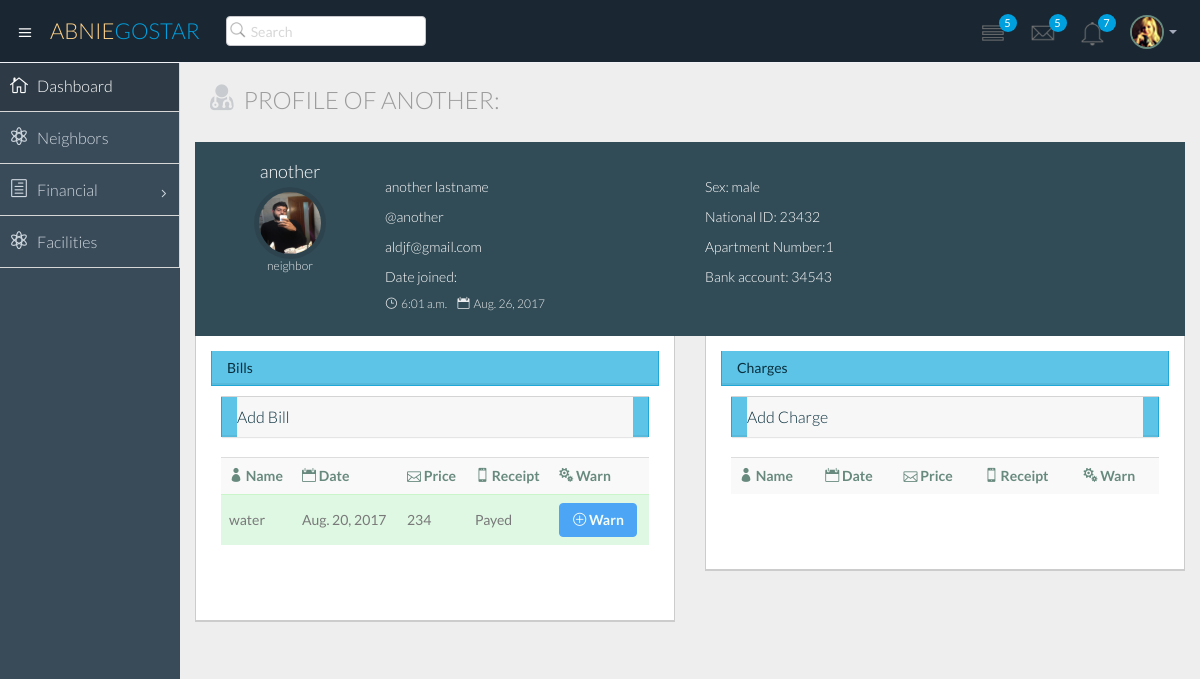
Screenshot of /home/neighbors/detailsNeighbor/another (signed in) with the database file from the repository.
### polls/models.py (models this page shows)
class Neighbor(models.Model):
    user = models.ForeignKey(User, unique=True)
    national_id = models.CharField(max_length=10, primary_key=True, null=False, default='1111')
    apartment = models.ForeignKey('Apartment', on_delete=models.CASCADE, default=0, null=True)
    sex = models.CharField(max_length=5, null=True)
    type = models.CharField(max_length=30, null=True)
    bank_account = models.CharField(max_length=30, null=True)
    _bank = models.ForeignKey('Bank', on_delete=models.CASCADE, null=True)

class Bill(models.Model):
    id = models.IntegerField(primary_key=True)
    title = models.CharField(max_length=30)
    price = models.IntegerField(default=300000)
    due_date = models.DateField('charge due date')
    is_payed = models.BooleanField(default=False)
    receipt = models.ForeignKey('Receipt', on_delete=models.CASCADE,blank=True, null=True)
    _apartment = models.ForeignKey('Apartment', on_delete=models.CASCADE)
    class Meta:
        unique_together = ('due_date', '_apartment')

### polls/views.py (the view, shortened to what this page needs)
# urls.py: url(r'^neighbors/detailsNeighbor/([a-z]+)$', views.detailsNeighbor, name='detailsNeighbor'),
def detailsNeighbor(request, username):
    if request.user.is_authenticated():
        user = Neighbor.objects.get(     user = User.objects.get(      username=request.user.get_username())    )
        neighbor = Neighbor.objects.get(user__username=username)
        context = {}
        context['neighbor'] = neighbor
        context['user'] = user
        context['date'] = date.today();
        if user.type == 'admin' and user.apartment.building == neighbor.apartment.building:
            allBills = Bill.objects.filter(_apartment=neighbor.apartment)
            context['allBills'] = allBills
            allCharges = Charge.objects.filter(_apartment=neighbor.apartment)
            context['allCharges'] = allCharges
            addBill = AddBill()
            context['addBill'] =addBill
            addCharge = AddBill()
            context['addCharge'] = addCharge
        return  render(request, 'polls/detailsNeighbor.html', context)
    return HttpResponseRedirect('../../../..')

### polls/forms.py
class AddBill(forms.Form):
    title =forms.CharField()
    price = forms.IntegerField()
    due_date = forms.DateField()
    def __init__(self, *args, **kwargs):
        super(AddBill, self).__init__(*args, **kwargs)
        self.fields['title'].widget.attrs['class'] = 'form-control'
        self.fields['price'].widget.attrs['class'] = 'form-control'
        self.fields['due_date'].widget.attrs['class'] = 'form-control'

### polls/templates/polls/detailsNeighbor.html (shortened to what this page needs)
{% extends 'polls/temp1.html' %}
{% block content %}
    <div class="col-lg-12">
					<h3 class="page-header"><i class="fa fa-user-md"></i> Profile of {{ neighbor.user.username }}:</h3>
				</div>
              <div class="row">
                <div class="col-lg-12">
                    <div class="profile-widget profile-widget-info">
                          <div class="panel-body">
                            <div class="col-lg-2 col-sm-2">
                              <h4>{{ neighbor.user.username }}</h4>
                              <div class="follow-ava">
                                  {% load static %}
                                  <img src="{% static "polls/img/mypic.jpg" %}" alt="">
                              </div>
                              <h6>{{ neighbor.type }}</h6>
                            </div>
                            <div class="col-lg-4 col-sm-4 follow-info">
                                <p>{{ neighbor.user.first_name }} {{ neighbor.user.last_name}}</p>
                                <p>@{{ neighbor.user.username }}</p>
								<p>{{ neighbor.user.email }}</p>
                                <p> Date joined:</p>
                                <h6>
                                    <span><i class="icon_clock_alt"></i>{{ neighbor.user.date_joined.time}}</span>
                                    <span><i class="icon_calendar"></i>{{ neighbor.user.date_joined.date }}</span>
                                </h6>
                            </div>
                              <div class="col-lg-4 col-sm-4 follow-info">
                                  <p>Sex: {{ neighbor.sex}}</p>
                                <p>National ID: {{ neighbor.national_id }}</p>
                                <p>Apartment Number:{{neighbor.apartment_id}}</p>
								<p>Bank account: {{ neighbor.bank_account}}</p>
                            </div>
                          </div>
                    </div>
                </div>
                  {% if user.type == 'admin'%}
      <div class="col-sm-6">
                      <section class="panel">
                      <div class="panel-body">
                        <div class="panel panel-primary">
                          <div class="panel-heading">Bills</div>
<div class="panel-content">
                         <div class="panel-group m-bot20" id="accordionAddBill">
                          <div class="panel panel-default">
                              <div class="panel-heading">
                                  <h4 class="panel-title">
                                      <a class="accordion-toggle" data-toggle="collapse" data-parent="#accordionAddBill" href="#collapse">
                                          Add Bill
                                      </a>
                                  </h4>
                              </div>
                          </div>
                      </div>
                          <table class="table table-striped table-advance table-hover">
                           <tbody>
                              <tr>
                                 <th><i class="icon_profile"></i> Name</th>
                                 <th><i class="icon_calendar"></i> Date</th>
                                 <th><i class="icon_mail_alt"></i> Price</th>
                                 <th><i class="icon_mobile"></i> Receipt</th>
                                 <th><i class="icon_cogs"></i>  Warn</th>
                              </tr>
                            {% for bill in allBills %}
                              <tr {% if bill.is_payed == True%} class="success" {% endif %}
                                      {% if bill.is_payed == False and date > bill.due_date %} class="danger" {% endif %}>
                                 <td>{{ bill.title }}</td>
                                 <td>{{ bill.due_date }}</td>
                                 <td>{{ bill.price }}</td>
                                 <td>
                                     {%  if bill.is_payed == True %}
                                        Payed
                                     {% endif %}
                                 </td>
                                 <td>
                                  <div class="btn-group">
                                      <a class="btn btn-primary {% if bill.is_payed == True %} disabled{% endif %}" href="{% url 'warnBill' neighbor.user bill.id  %}"><i class="icon_plus_alt2"></i> <b>Warn</b></a>
                                  </div>
                                  </td>
                              </tr>
                           {% endfor %}
                                </tbody>
                                </table>
                          </div>
                        </div>
                      </div>
                      </section>
    </div>
                      <div class="col-sm-6">
                      <section class="panel">
                      <div class="panel-body">
                        <div class="panel panel-primary">
                          <div class="panel-heading">Charges</div>
<div class="panel-content">
                         <div class="panel-group m-bot20" id="accordionAddCharge">
                          <div class="panel panel-default">
                              <div class="panel-heading">
                                  <h4 class="panel-title">
                                      <a class="accordion-toggle" data-toggle="collapse" data-parent="#accordionAddCharge" href="#collapseCharge">
                                          Add Charge
                                      </a>
                                  </h4>
                              </div>
                          </div>
                      </div>
                          <table class="table table-striped table-advance table-hover">
                           <tbody>
                              <tr>
                                 <th><i class="icon_profile"></i> Name</th>
                                 <th><i class="icon_calendar"></i> Date</th>
                                 <th><i class="icon_mail_alt"></i> Price</th>
                                 <th><i class="icon_mobile"></i> Receipt</th>
                                 <th><i class="icon_cogs"></i> Warn</th>
                              </tr>
                                </tbody>
                                </table>
                          </div>
                        </div>
                      </div>
                      </section>
    </div>
              {% endif %}
              </div>
{% endblock %}

### polls/templates/polls/temp1.html (shortened to what this page needs)
<!DOCTYPE html>
<html lang="en">
<head>
</head>
<body>
    <!DOCTYPE html>
<html lang="en">
  <head>
    {% load static %}
    {% load static %}
    <link href="{% static "polls/css/bootstrap.min.css" %}" rel="stylesheet">
    {% load static %}
    <link href="{% static "polls/css/bootstrap-theme.css" %}" rel="stylesheet">
    {% load static %}
    <link href="{% static "polls/css/elegant-icons-style.css" %}" rel="stylesheet" />
    {% load static %}
    <link href="{% static "polls/css/font-awesome.min.css" %}" rel="stylesheet" />
    {% load static %}
    <link href="{% static "polls/css/style.css" %}" rel="stylesheet">
    {% load static %}
    <link href="{% static "polls/css/style-responsive.css" %}" rel="stylesheet" />
  </head>
  <body>
  <section id="container" class="">
    {% block header %}
     <header class="header dark-bg">
            <div class="toggle-nav">
                <div class="icon-reorder tooltips" data-original-title="Toggle Navigation" data-placement="bottom"><i class="icon_menu"></i></div>
            </div>
            <a href="index.html" class="logo">Abnie<span class="lite">Gostar</span></a>
            <div class="nav search-row" id="top_menu">
                <ul class="nav top-menu">
                    <li>
                        <form class="navbar-form">
                            <input class="form-control" placeholder="Search" type="text">
                        </form>
                    </li>
                </ul>
            </div>
            <div class="top-nav notification-row">
                <ul class="nav pull-right top-menu">
                    <li id="task_notificatoin_bar" class="dropdown">
                        <a data-toggle="dropdown" class="dropdown-toggle" href="#">
                            <i class="icon-task-l"></i>
                            <span class="badge bg-important">5</span>
                        </a>
                    </li>
                    <li id="mail_notificatoin_bar" class="dropdown">
                        <a data-toggle="dropdown" class="dropdown-toggle" href="#">
                            <i class="icon-envelope-l"></i>
                            <span class="badge bg-important">5</span>
                        </a>
                    </li>
                    <li id="alert_notificatoin_bar" class="dropdown">
                        <a data-toggle="dropdown" class="dropdown-toggle" href="#">
                            <i class="icon-bell-l"></i>
                            <span class="badge bg-important">7</span>
                        </a>
                    </li>
                    <li class="dropdown">
                        <a data-toggle="dropdown" class="dropdown-toggle" href="#">
                            <span class="profile-ava">
                                <img alt="" src="img/avatar1_small.jpg">
                            </span>
                            <b class="caret"></b>
                        </a>
                    </li>
                </ul>
            </div>
      </header>
  {% endblock %}
  {% block sidebar %}
      <aside>
          <div id="sidebar"  class="nav-collapse ">
              <ul class="sidebar-menu">
                  <li class="active">
                      <a class="" href="{%  url 'index'%}">
                          <i class="icon_house_alt"></i>
                          <span>Dashboard</span>
                      </a>
                  </li>
				  <li>
                      <a class="" href="{%  url 'neighbors'     %}">
                          <i class="icon_genius"></i>
                          <span>Neighbors</span>
                      </a>
                  </li>
                  <li class="sub-menu">
                      <a href="javascript:;" class="">
                          <i class="icon_document_alt"></i>
                          <span>Financial</span>
                          <span class="menu-arrow arrow_carrot-right"></span>
                      </a>
                  </li>
				  <li>
                      <a class="" href="{%  url 'facilities' %}">
                          <i class="icon_genius"></i>
                          <span>Facilities</span>
                      </a>
                  </li>
              </ul>
          </div>
      {% endblock %}
      </aside>
      <section id="main-content">
          <section class="wrapper">
              {% block content %}
                                  {% load static %}
                                                      {% load static %}
                {% endblock %}
          </section>
      </section>
  </section>
    {% load static %}
    {% load static %}
    {% load static %}
    {% load static %}
    {% load static %}
    {% load static %}
  </body>
</html>
</body>
</html>

### rows the page displays
Neighbor: user.username "ANOTHER", user.username "another", type "neighbor", user.first_name "another", user.last_name "lastname", user.email "aldjf@gmail.com", user.date_joined.time "6:01 a.m.", user.date_joined "Aug. 26, 2017", sex "male", national_id "23432", apartment_id "1", bank_account "34543"
Bill: title "water", due_date "Aug. 20, 2017", price "234", is_payed "Payed"
